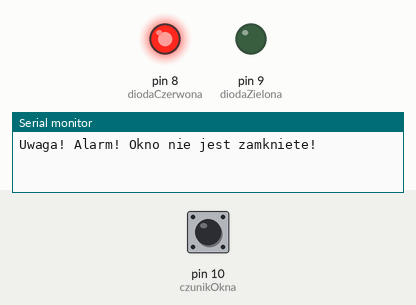
Simulated run of this sketch. Board: Arduino Uno, built with avr-gcc and run on an emulated ATmega328P. Shown: output pins drawn as LEDs (lit = HIGH), the last lines printed to the serial monitor. The test bench sets the inputs (shaded band); at power-on: pin 10 (czunikOkna) HIGH.

Above: at 1.2 s.
1.3 s: pin 10 (czunikOkna) pulled LOW for 0.15 s
At 1.37 s:
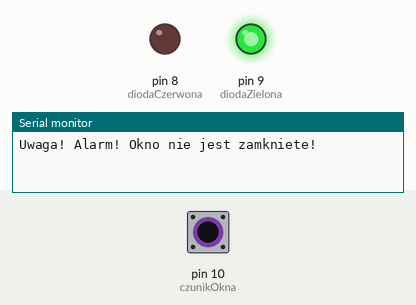
2.9 s: pin 10 (czunikOkna) pulled LOW for 3.2 s
At 6.5 s:
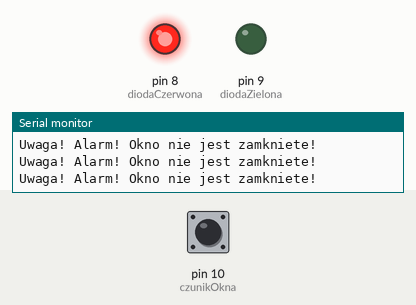
Timing chart, 0 to 8.0 s (numbered marks = the images above; inputs shaded):
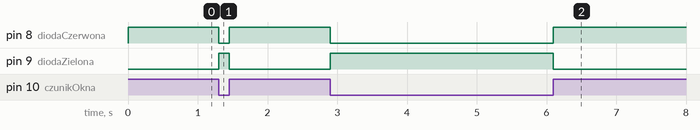

The sketch:

A1_3_4.ino
```cpp
#define diodaCzerwona 8
#define diodaZielona 9
#define czunikOkna 10

void setup() {
  Serial.begin(9600);

  pinMode(diodaCzerwona, OUTPUT);
  pinMode(diodaZielona, OUTPUT);
  pinMode(czunikOkna, INPUT_PULLUP);

  digitalWrite(diodaCzerwona, LOW);
  digitalWrite(diodaZielona, LOW);
}

void loop() {
  if(digitalRead(czunikOkna) == LOW) {
    digitalWrite(diodaZielona, HIGH);
    digitalWrite(diodaCzerwona, LOW);
  } else {
    digitalWrite(diodaZielona, LOW);
    digitalWrite(diodaCzerwona, HIGH);
    Serial.println("Uwaga! Alarm! Okno nie jest zamkniete!");

    while (digitalRead(czunikOkna) == HIGH) {
      delay(25);
    }
  }
}
```

Measured:
- after the input at 1.3 s, pin 8 (diodaCzerwona): HIGH → LOW at once, → HIGH 0.15 s later; pin 9 (diodaZielona): LOW → HIGH at once, → LOW 0.15 s later
- after the input at 2.9 s, pin 8 (diodaCzerwona): HIGH → LOW at once, → HIGH 3.2 s later; pin 9 (diodaZielona): LOW → HIGH at once, → LOW 3.2 s later
